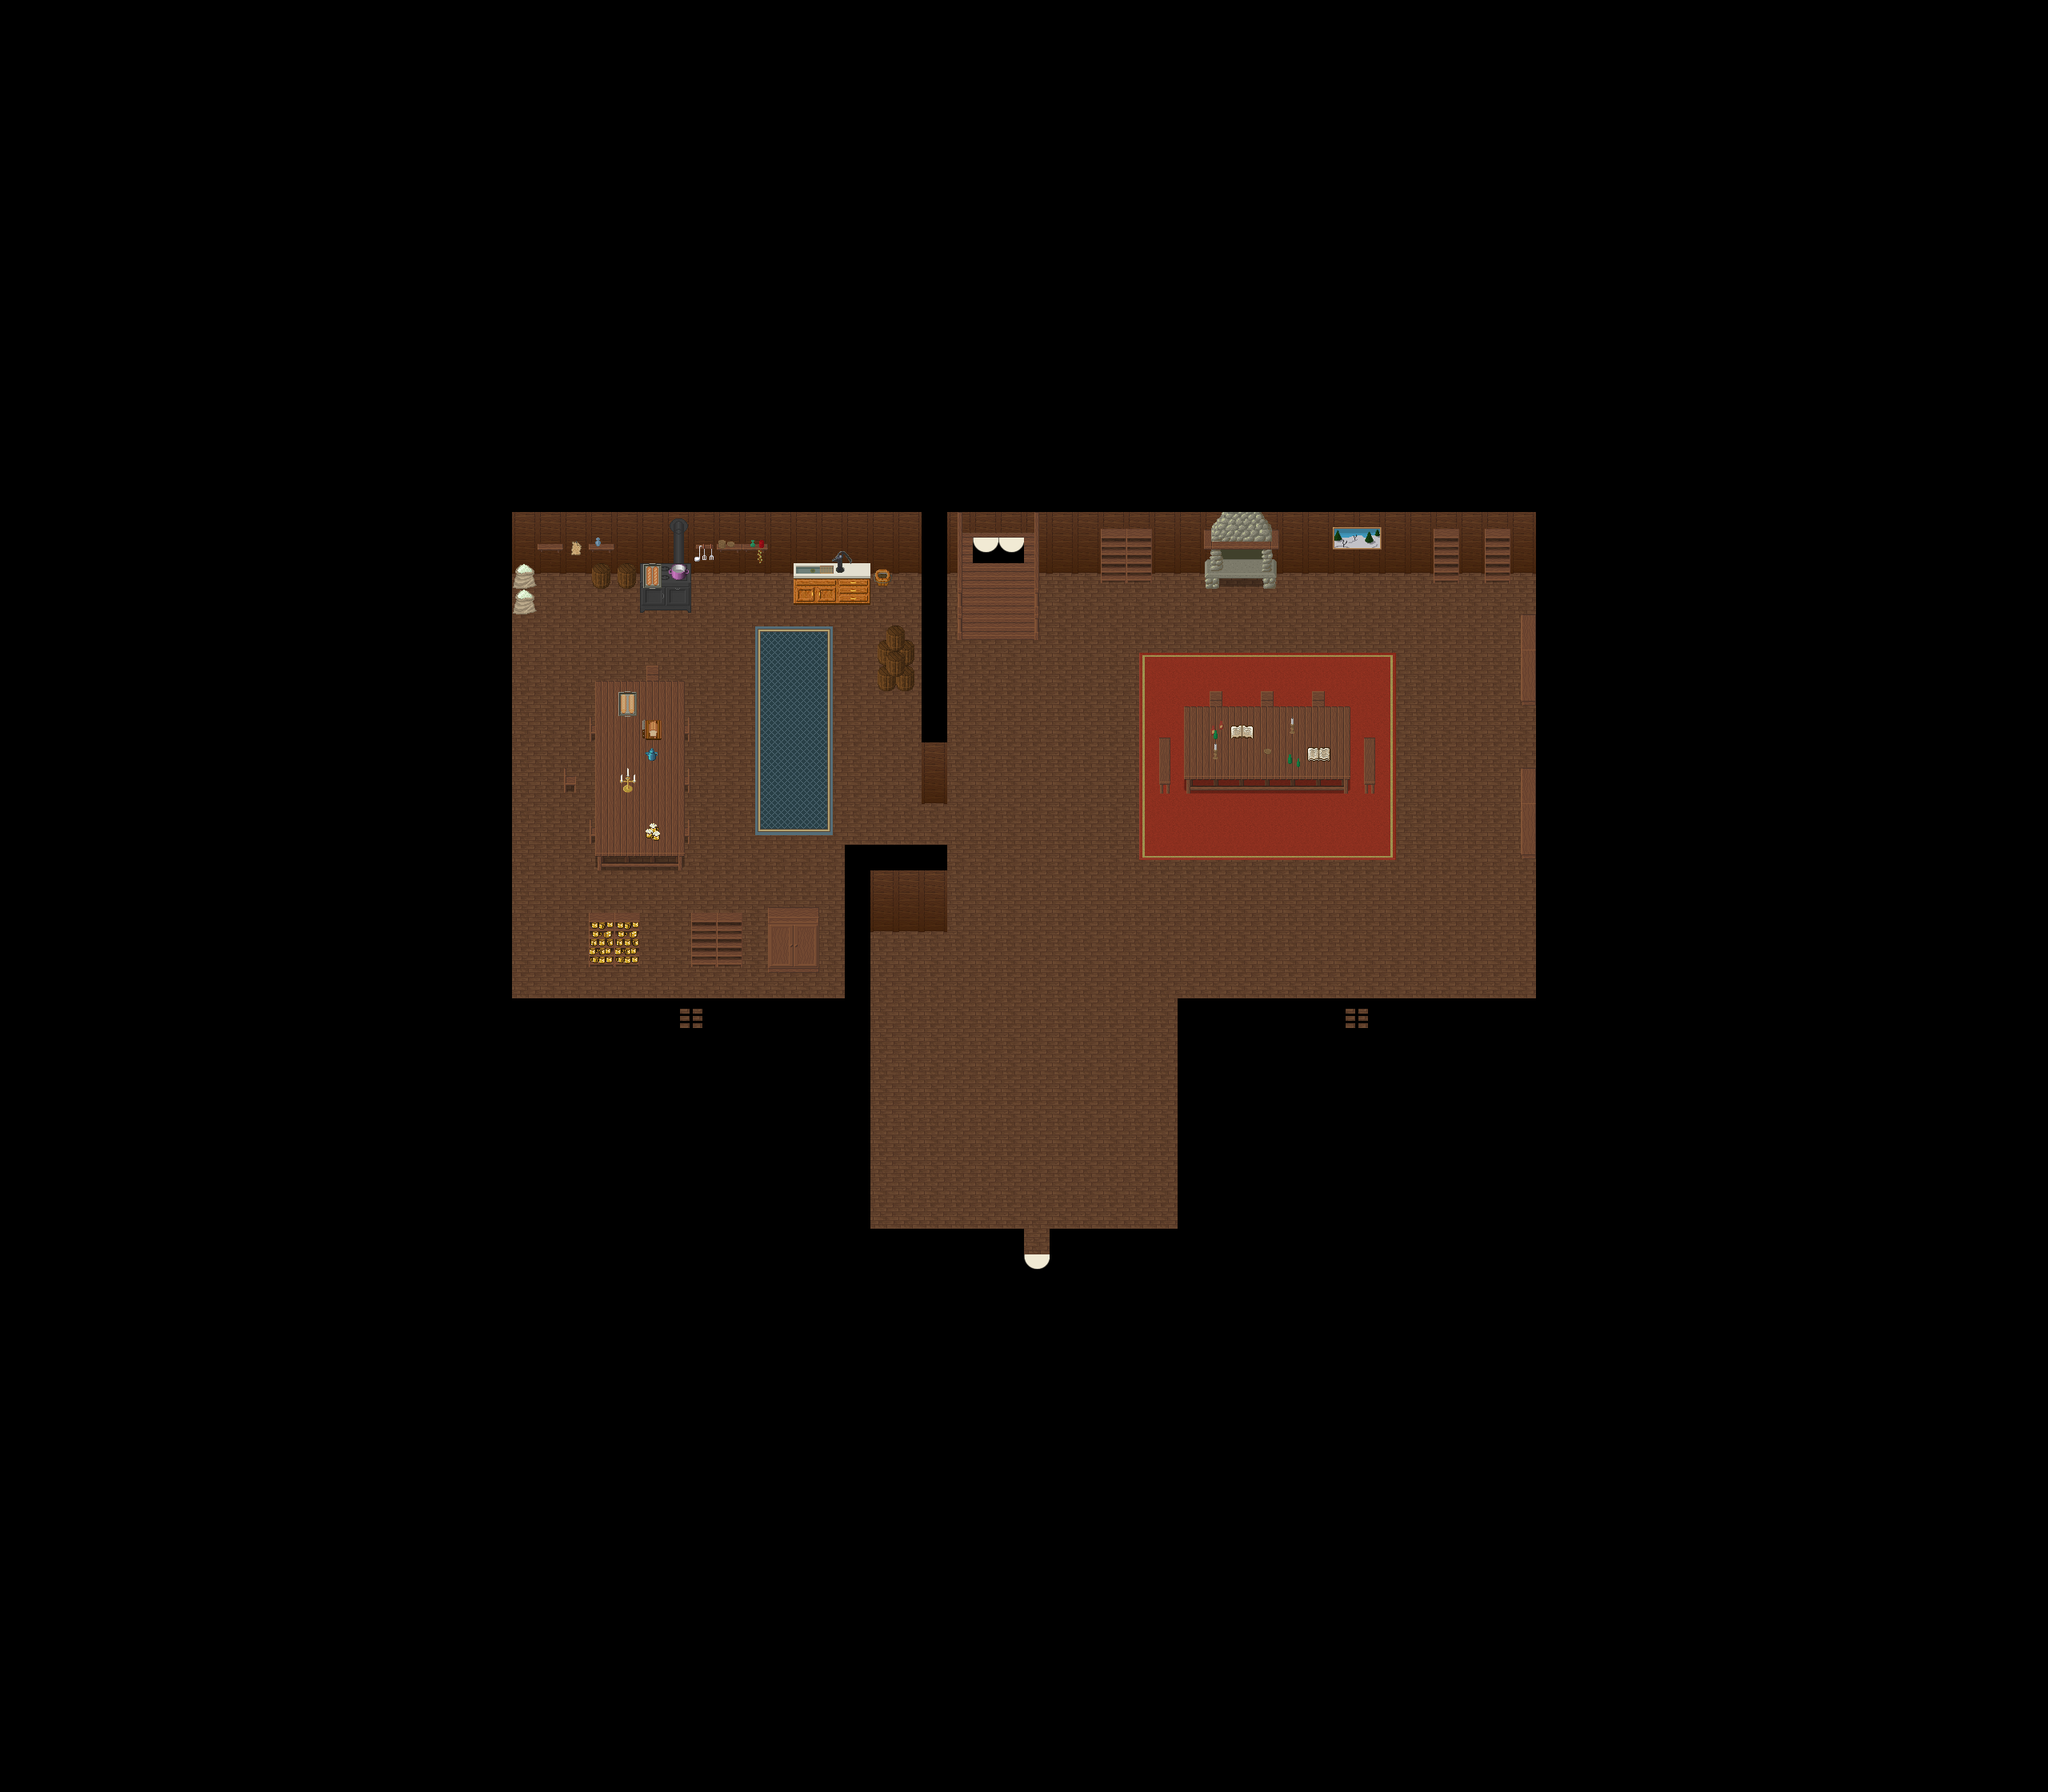

Rendered tile map (Tiled .tmx) drawn with the repository's tilesets; below, a short description and the map source with its tile grids summarised:
An orthogonal 80x70 tile map with 32x32 px tiles, 4 tile layers (Ground1, Ground2, Fringe, Over1), 2 hidden layers not drawn, 4 tilesets and 2 objects (2x warp).

<map version="1.5" tiledversion="1.7.2" orientation="orthogonal" renderorder="right-down" compressionlevel="0" width="80" height="70" tilewidth="32" tileheight="32" infinite="0" nextlayerid="12" nextobjectid="3">
 <properties>
  <property name="background0image" value="graphics/images/spit23loginwallpaper_800x600.png" />
  <property name="author" value="poppet" />
  <property name="license" value="TMW2 CLA" />
  <property name="manaplus version" value="2" />
  <property name="minimap" value="graphics/minimaps/033-2.png" />
  <property name="music" value="snowvillage.ogg" />
  <property name="name" value="Building 1" />
 </properties>
 <tileset firstgid="1" source="../graphics/tilesets/collision.tsx" />
 <tileset firstgid="10" name="woodland_indoor" tilewidth="32" tileheight="32" tilecount="256" columns="16">
  <image source="../graphics/tilesets/woodland_indoor.png" width="512" height="512" />
 </tileset>
 <tileset firstgid="266" name="woodland_indoor_x3" tilewidth="32" tileheight="96" tilecount="48" columns="16">
  <image source="../graphics/tilesets/woodland_indoor_x3.png" width="512" height="288" />
 </tileset>
 <tileset firstgid="314" name="woodland_indoor_extra" tilewidth="32" tileheight="32" tilecount="256" columns="16">
  <image source="../graphics/tilesets/lof/woodland_indoor_extra.png" width="512" height="512" />
 </tileset>
 <layer id="1" name="Ground1" width="80" height="70">
  <data>[5600 cells, 5600 non-empty, 20 distinct tile ids]</data>
 </layer>
 <layer id="2" name="Ground2" width="80" height="70">
  <data>[5600 cells, 123 non-empty, 70 distinct tile ids]</data>
 </layer>
 <layer id="3" name="Fringe" width="80" height="70">
  <data>[5600 cells, 22 non-empty, 10 distinct tile ids]</data>
 </layer>
 <layer id="4" name="Over1" width="80" height="70">
  <data>[5600 cells, 101 non-empty, 11 distinct tile ids]</data>
 </layer>
 <layer id="5" name="Collision" width="80" height="70" visible="0">
  <data>[5600 cells, 4850 non-empty, 2 distinct tile ids]</data>
 </layer>
 <layer id="6" name="Heights" width="80" height="70" visible="0">
  <data>[5600 cells, 0 non-empty, 0 distinct tile ids]</data>
 </layer>
 <objectgroup id="7" name="Warps">
  <object id="1" name="To Porthos" type="warp" x="1280" y="1568" width="32" height="32">
   <properties>
    <property name="dest_map" value="033-1" />
    <property name="dest_x" value="172" />
    <property name="dest_y" value="102" />
   </properties>
  </object>
  <object id="2" name="To 2F" type="warp" x="1216" y="672" width="64" height="32">
   <properties>
    <property name="dest_map" value="033-3" />
    <property name="dest_x" value="38" />
    <property name="dest_y" value="22" />
   </properties>
  </object>
 </objectgroup>
 <objectgroup id="8" name="Spawns" />
 <objectgroup id="9" name="Plants" />
 <objectgroup id="10" name="Objects" />
 <objectgroup id="11" name="Margin" />
</map>
